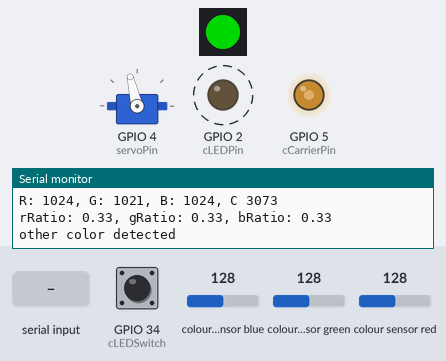
This sketch was run on a simulated ESP32. Shown: 1 RGB LEDs in strip order, left to right, servo, output pins drawn as LEDs (lit = HIGH), the last lines printed to the serial monitor. Dashed ring = blinking. Inputs (shaded band) come from the test bench; at power-on: colour sensor green 128, colour sensor blue 128, colour sensor red 128, GPIO 34 (cLEDSwitch) HIGH. Dim RGB values are drawn brighter than linear; the strip is taken to match the declared colour order; a WiFi scan finds three made-up networks; servo pulses on a pin are drawn as a servo (544–2400 µs = 0–180°); pins used as bus, display or sensor lines are not drawn.

Above: at 1.3 s.
1.4 s: colour sensor green set to 191
At 4.05 s:
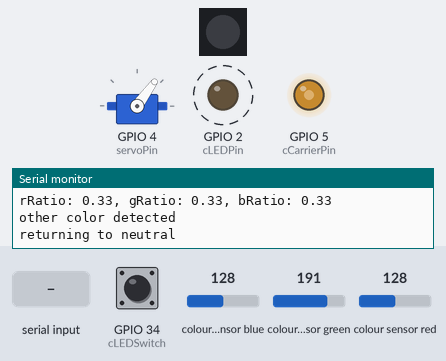
4.9 s: colour sensor blue set to 191
At 5.92 s:
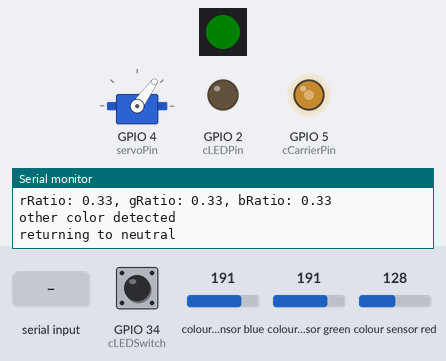
16.4 s: colour sensor blue set to 175
At 19.19 s:
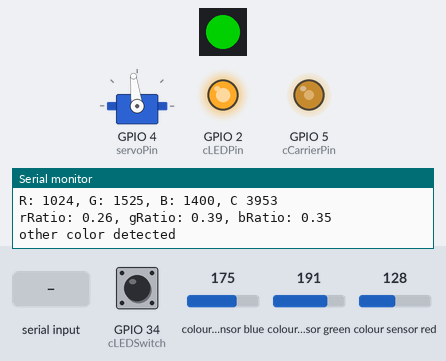
26.1 s: colour sensor blue set to 169
At 30.15 s:
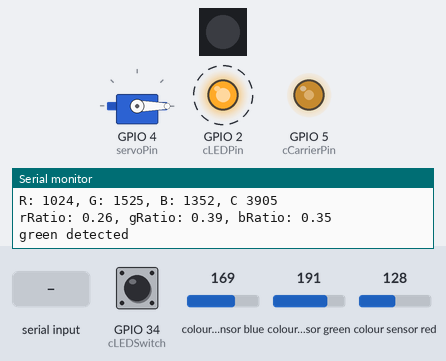
31.2 s: "v1\n" received over the second serial link
34.7 s: colour sensor red set to 191
Timing chart, 0 to 72.4 s (numbered marks = the images above; inputs shaded):
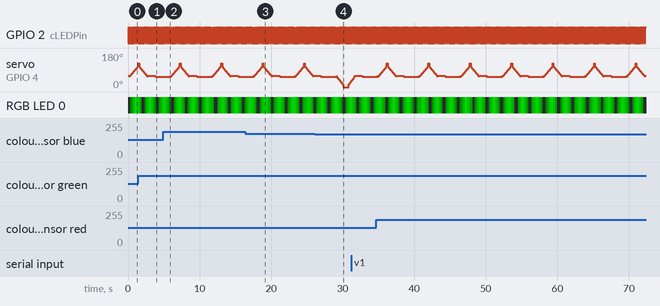

The sketch:

_final_sortation.ino
```cpp
/*

Lab 005 - Team 001

Base system code.
This code is responsible for the
color sorting of the gems,
along with the IR beacon.

*/

#define PRINT_COLOUR                                                   // uncomment to turn on output of colour sensor data
#define INCREASE_POWER_USE                                             // Enable if necessary to keep battery on
#define SELF_TEST                                                      // Enable to test with connected IR detector

#ifdef INCREASE_POWER_USE
#include "WiFi.h"
#endif

#include <Arduino.h>
#include <Adafruit_NeoPixel.h>
#include <Wire.h>
#include <SPI.h>
#include "Adafruit_TCS34725.h"

// Function declarations
void doHeartbeat();


// Constants for IR
const uint8_t cCarrierPin = 5;                        // GPIO for 38 kHz carrier
const uint8_t cTXPin = 17;                             // GPIO for TX1
const uint8_t cRXPin = 16;                            // GPIO for RX1 (for testing with IR receiver only)
const uint8_t cLEDPin = 2;                            // built-in LED (ON on LOW)
const uint8_t cPWMResolution = 10;                    // bit resolution for carrier PWM (1-14 bits)
const uint8_t cTXData = 0x57;                         // byte to be sent: U = 0b01010101
const uint16_t cNumBytes = 1;                         // number of bytes to transmit in a burst
const uint32_t cBurstInterval = 100;                  // milliseconds between bursts
const uint32_t cPWMFrequency = 38000;                 // carrier frequency in Hz
const float cDutyCycle = 0.5;                         // duty cycle of carrier (0-1)
uint32_t nextBurst;                                   // time of next tranmission burst
bool runState = true;                                 // 0 = stopped; 1 = running
#ifdef INCREASE_POWER_USE
uint32_t nextScan;                                    // time of next scan for WiFi networks
bool scanState = false;                               // 0  = clear network list; 1 = scan for networks
#endif
#ifdef SELF_TEST
uint8_t receivedData = 0;                             // data received from IR receiver (byte)
#endif

#ifdef INCREASE_POWER_USE
const uint16_t cScanInterval = 3000;                  // WiFi network scan interval in milliseconds
#endif
#ifdef SELF_TEST
const uint8_t cIRGndPin = 14;                         // GPIO used for IR receiver ground (testing only)
const uint8_t cIRVCCPin = 13;                         // GPIO used for IR receiver supply (testing only)
#endif

// Constants
const int cHeartbeatInterval = 75;                                     // heartbeat update interval, in milliseconds
const int cSmartLED          = 23;                                     // when DIP switch S1-4 is on, SMART LED is connected to GPIO21
const int cSmartLEDCount     = 1;                                      // number of Smart LEDs in use
const int cSDA               = 18;                                     // GPIO pin for I2C data
const int cSCL               = 19;                                     // GPIO pin for I2C clock
const int cTCSLED            = 14;                                     // GPIO pin for LED on TCS34725
const int cLEDSwitch         = 34;                                     // DIP switch S1-2 controls LED on TCS32725
const int servoPin           = 4;                                      // GPIO pin for the servo motor
const int colorCheckInterval = 100;                                    // Time interval (ms) for checking color

// Variables
boolean heartbeatState       = true;                                   // state of heartbeat LED
unsigned long lastHeartbeat  = 0;                                      // time of last heartbeat state change
unsigned long curMillis      = 0;                                      // current time, in milliseconds
unsigned long prevMillis     = 0;                                      // start time for delay cycle, in milliseconds

// Declare SK6812 SMART LED object
//   Argument 1 = Number of LEDs (pixels) in use
//   Argument 2 = ESP32 pin number
//   Argument 3 = Pixel type flags, add together as needed:
//     NEO_KHZ800  800 KHz bitstream (most NeoPixel products w/WS2812 LEDs)
//     NEO_KHZ400  400 KHz (classic 'v1' (not v2) FLORA pixels, WS2811 drivers)
//     NEO_GRB     Pixels are wired for GRB bitstream (most NeoPixel products)
//     NEO_RGB     Pixels are wired for RGB bitstream (v1 FLORA pixels, not v2)
//     NEO_RGBW    Pixels are wired for RGBW bitstream (NeoPixel RGBW products)
Adafruit_NeoPixel SmartLEDs(cSmartLEDCount, cSmartLED, NEO_RGB + NEO_KHZ800);

// Smart LED brightness for heartbeat
unsigned char LEDBrightnessIndex = 0;
unsigned char LEDBrightnessLevels[] = {0, 0, 0, 5, 15, 30, 45, 60, 75, 90, 105, 120, 135,
                                       150, 135, 120, 105, 90, 75, 60, 45, 30, 15, 5, 0};

// TCS34725 colour sensor with 2.4 ms integration time and gain of 4
// see https://github.com/adafruit/Adafruit_TCS34725/blob/master/Adafruit_TCS34725.h for all possible values
Adafruit_TCS34725 tcs = Adafruit_TCS34725(TCS34725_INTEGRATIONTIME_2_4MS, TCS34725_GAIN_4X);
unsigned long lastColorCheck = 0;
bool tcsFlag = 0;                                                      // TCS34725 flag: 1 = connected; 0 = not found

// Smooth servo motion setup
const uint32_t servoUpdateInterval = 50;  // time between position updates (ms)
unsigned long lastServoUpdate = 0;
int targetPosition = 1425;
int currentPositionIndex = 0;
int neutralIndex = 12;  // index corresponding to 1425
bool moving = false;

// Define servo movement steps
int ServoStepsToLeft[] = {
  950, 880, 860, 840, 820, 800, 780, 760, 740, 720,
  700, 680, 660, 640, 620, 600, 580, 560, 400, 400,
  400, 400, 400, 400, 400, 400,
  400, 400, 400, 400, 400, 400, 400, 400, 560, 580,
  600, 620, 640, 660, 680, 700, 720, 740, 760, 780,
  800, 820, 840, 860, 880, 950
};

int ServoStepsToRight[] = {
  950, 919, 938, 957, 976, 995, 1014, 1033, 1052, 1071,
  1090, 1109, 1128, 1147, 1166, 1185, 1204, 1223, 1242, 1261,
  1280, 1299, 1318, 1337, 1356, 1500,
  1500, 1356, 1337, 1318, 1299, 1280, 1261, 1242, 1223, 1204,
  1185, 1166, 1147, 1128, 1109, 1090, 1071, 1052, 1033, 1014,
  995, 976, 957, 938, 919, 950
};


const int numSteps = sizeof(ServoStepsToLeft) / sizeof(ServoStepsToLeft[0]);


void setup() {
  Serial.begin(115200);                                                // Standard baud rate for ESP32 serial monitor

  // Set up SmartLED
  SmartLEDs.begin();                                                   // initialize smart LEDs object
  SmartLEDs.clear();                                                   // clear pixel
  SmartLEDs.setPixelColor(0, SmartLEDs.Color(0,0,0));                  // set pixel colours to black (off)
  SmartLEDs.setBrightness(0);                                          // set brightness [0-255]
  SmartLEDs.show();                                                    // update LED

  Wire.setPins(cSDA, cSCL);                                            // set I2C pins for TCS34725
  pinMode(cTCSLED, OUTPUT);                                            // configure GPIO to control LED on TCS34725
  pinMode(cLEDSwitch, INPUT_PULLUP);                                   // configure GPIO to set state of TCS34725 LED

  // Set up servos
  pinMode(servoPin, OUTPUT);                                          // configure arm servo GPIO for output
  ledcAttach(servoPin, 50, 14);                                       // setup arm servo pin for 50 Hz, 14-bit resolution
  ledcWrite(servoPin, 950);

  // Connect to TCS34725 colour sensor
  if (tcs.begin()) {
    Serial.printf("Found TCS34725 colour sensor\n");
    tcsFlag = true;
  }
  else {
    Serial.printf("No TCS34725 found ... check your connections\n");
    tcsFlag = false;
  }

  pinMode(cLEDPin, OUTPUT);                           // configure built-in LED pin as output
  pinMode(cTXPin, OUTPUT);                            // configure TX pin as output

  #ifdef INCREASE_POWER_USE
    WiFi.mode(WIFI_STA);                                // initialize WiFi in station mode
    WiFi.disconnect();                                  // disconnect from all access points
    delay(100);                                         // ensure WiFi peripheral has started
  #endif
  #ifdef SELF_TEST
    Serial.begin(9600);                                 // enable standard serial to output received bytes
    pinMode(cIRGndPin, OUTPUT);                         // configure IR receiver ground pin as output
    digitalWrite(cIRGndPin, LOW);                       // set low (ground)
    pinMode(cIRVCCPin, OUTPUT);                         // configure IR receiver supply pin as output
    digitalWrite(cIRVCCPin, HIGH);                      // set high (VCC)
  #endif

  // configure LEDC to generate carrier signal with specified frequency, resolution, and duty cycle
  ledcAttach(cCarrierPin, cPWMFrequency, cPWMResolution);
  ledcWrite(cCarrierPin, (1 << cPWMResolution) * cDutyCycle); // 2^cPWMResolution * cDutyCycle

  // configure UART2 with desired parameters: 2400 baud rate, 8 data bits, no parity, 1 stop bit
  Serial1.begin(2400, SERIAL_8N1, cRXPin, cTXPin);
  nextBurst = millis();                               // initialize burst timing
}

void loop() {

  // ir emitting logic

  uint32_t curTime = millis(); // get the current time in milliseconds since the program started

  // check if it's time to send the next ir burst
  if (curTime >= nextBurst) {
    if (runState) { // only send burst if system is active
      for (uint16_t i = 0; i < cNumBytes; i++) {
        Serial1.write(cTXData); // send the data byte to serial1 (connected to ir transmitter)
      }
      digitalWrite(cLEDPin, !digitalRead(cLEDPin)); // toggle the indicator led to show ir burst sent
    }
    nextBurst += cBurstInterval; // schedule the next ir burst
  }

  // optional serial monitor test output
  #ifdef SELF_TEST
    // read and print any incoming data from serial1 (used for testing communication)
    while (Serial1.available() > 0) {
      receivedData = Serial1.read(); // read one byte
      Serial.printf("%c\n", receivedData); // print it to the console
    }
  #endif

  // optional power usage increase by scanning wifi
  #ifdef INCREASE_POWER_USE
    // simulate higher power usage by scanning and deleting wifi networks
    if ((curTime - nextScan) < cScanInterval) {
      nextScan += cScanInterval; // update next scan time
      if (!scanState) {
        WiFi.scanNetworks(true); // start async wifi scan
        scanState = true;
      } else {
        WiFi.scanDelete(); // delete scan results to free memory
        scanState = false;
      }
    }
  #endif


  // color-based servo control logic

  // used to control timing and steps
  static unsigned long lastStepTime = 0;
  static int step = 0; // current step in the sorting process
  static bool movingLeft = false; // keeps track of direction
  unsigned long currentMillis = millis(); // current time again (used for servo timing)

  switch (step) {

    case 0: // detect color
      // check if enough time has passed to perform a new color check
      if (currentMillis - lastStepTime >= colorCheckInterval) {
        lastStepTime = currentMillis;

        uint16_t r, g, b, c; // color values
        digitalWrite(cTCSLED, !digitalRead(cLEDSwitch)); // turn on/off color sensor light

        if (tcsFlag) { // if sensor is ready
          tcs.getRawData(&r, &g, &b, &c); // read raw color data from sensor
          g = g - 3; // adjust green slightly for calibration

          #ifdef PRINT_COLOUR
            Serial.printf("R: %d, G: %d, B: %d, C %d\n", r, g, b, c); // print raw color values
          #endif

          // only analyze if brightness is high enough
          if (c > 30) {
            float sum = r + g + b;
            float rRatio = r / sum;
            float gRatio = g / sum;
            float bRatio = b / sum;

            Serial.printf("rRatio: %.2f, gRatio: %.2f, bRatio: %.2f\n", rRatio, gRatio, bRatio);

            // decide if the object is green based on ratios
            if (gRatio > rRatio + 0.04 && gRatio > bRatio + 0.04) {
              Serial.println("green detected");
              moving = true; // enable motion
              currentPositionIndex = 0; // reset position index
              step = 3; // move servo left
            } else {
              Serial.println("other color detected");
              moving = true;
              currentPositionIndex = 0;
              step = 4; // move servo right
            }
          }
        }
      }
      break;

    case 3: // move left in smooth steps
      if (moving && currentMillis - lastServoUpdate >= servoUpdateInterval) {
        lastServoUpdate = currentMillis;
        if (currentPositionIndex < numSteps) {
          // gradually step through the positions to left
          ledcWrite(servoPin, ServoStepsToLeft[currentPositionIndex++]);
        } else {
          moving = false; // done moving
          step = 1; // go to hold state
          lastStepTime = currentMillis;
        }
      }
      break;

    case 4: // move right in smooth steps
      if (moving && currentMillis - lastServoUpdate >= servoUpdateInterval) {
        lastServoUpdate = currentMillis;
        if (currentPositionIndex < numSteps) {
          // gradually step through the positions to right
          ledcWrite(servoPin, ServoStepsToRight[currentPositionIndex++]);
        } else {
          moving = false; // done moving
          step = 1; // go to hold state
          lastStepTime = currentMillis;
        }
      }
      break;

    case 1: // hold position for 1 second
      if (currentMillis - lastStepTime >= 1000) {
        lastStepTime = currentMillis;
        Serial.println("returning to neutral");
        ledcWrite(servoPin, 900); // return to center position
        step = 2; // wait before restarting
      }
      break;

    case 2: // wait 2 seconds before checking color again
      if (currentMillis - lastStepTime >= 2000) {
        lastStepTime = currentMillis;
        step = 0; // go back to step 0 and restart color detection
      }
      break;
  }

  doHeartbeat(); // blink status led to show the system is alive
}

// update heartbeat LED
void doHeartbeat() {
  curMillis = millis();                                                // get the current time in milliseconds
  // check to see if elapsed time matches the heartbeat interval
  if ((curMillis - lastHeartbeat) > cHeartbeatInterval) {
    lastHeartbeat = curMillis;                                         // update the heartbeat time for the next update
    LEDBrightnessIndex++;                                              // shift to the next brightness level
    if (LEDBrightnessIndex > sizeof(LEDBrightnessLevels)) {            // if all defined levels have been used
      LEDBrightnessIndex = 0;                                          // reset to starting brightness
    }
    SmartLEDs.setBrightness(LEDBrightnessLevels[LEDBrightnessIndex]);  // set brightness of heartbeat LED
    SmartLEDs.setPixelColor(0, SmartLEDs.Color(0, 250, 0));            // set pixel colours to green
    SmartLEDs.show();                                                  // update LED
  }
}
```

Measured:
- the behaviour switches between 172 and 171 on colour sensor blue (found by bisection; images 3 and 4)
- by itself, GPIO 2 (cLEDPin): alternates HIGH for 0.10 s and LOW for 0.10 s
